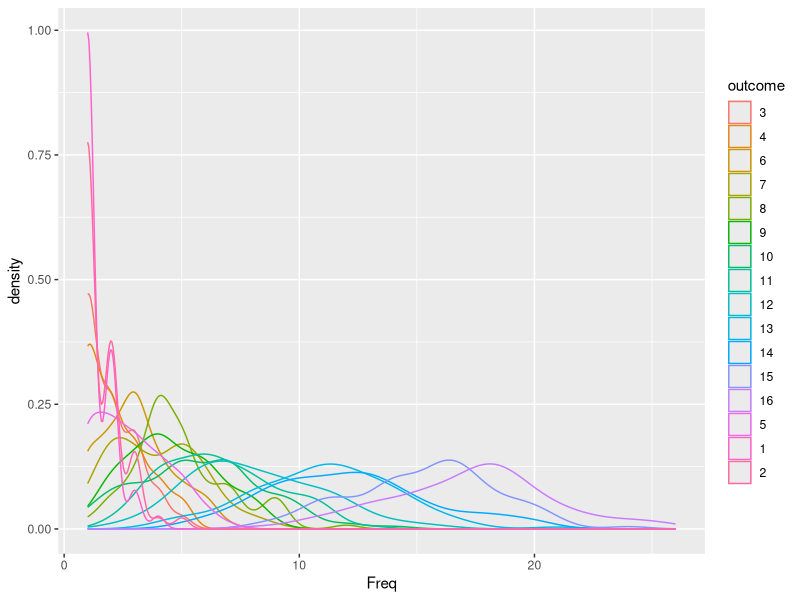

Write R code to recreate this figure.
library(data.table)
library(ggplot2)
permute <- function(vec){
  combn.win = expand.grid(1:2, 1:(length(vec)/2))
  smp = sample(vec, length(vec))
  mat_n  = t(matrix(smp, nrow=2, ncol=length(vec)/2))
  return(mat_n) 
}

iter_num = 100
dat_tbl = data.frame(outcome=integer(), Freq=integer())
for (i in 1:iter_num){
outcome = c()  
n_trials = 1
    while (n_trials <= 100) {
    mat_n <- matrix(c(1:8,16:9), ncol=2)
      while (nrow(mat_n) >= 1){  
          Pr = c()
          win = c() 
          for ( i in 1:nrow(mat_n)){
          # i = 1
          x = mat_n[i,1]
          y = mat_n[i,2]
          Pr[i] = 0.55 + 0.02*(x-y)
          win[i] = ifelse(rbinom(1,1,Pr[i])==1, mat_n[i,1], mat_n[i,2])
          }
          
          mat_n = permute(win)
          
      } 
    outcome[n_trials] = win
    n_trials =   n_trials + 1
      
    }
dat_tbl <- rbind(dat_tbl, as.data.frame(table(outcome)))

}  
dat_tbl <- as.data.table(dat_tbl)
ggplot(dat_tbl, aes(Freq, color=outcome)) +
  geom_density()
